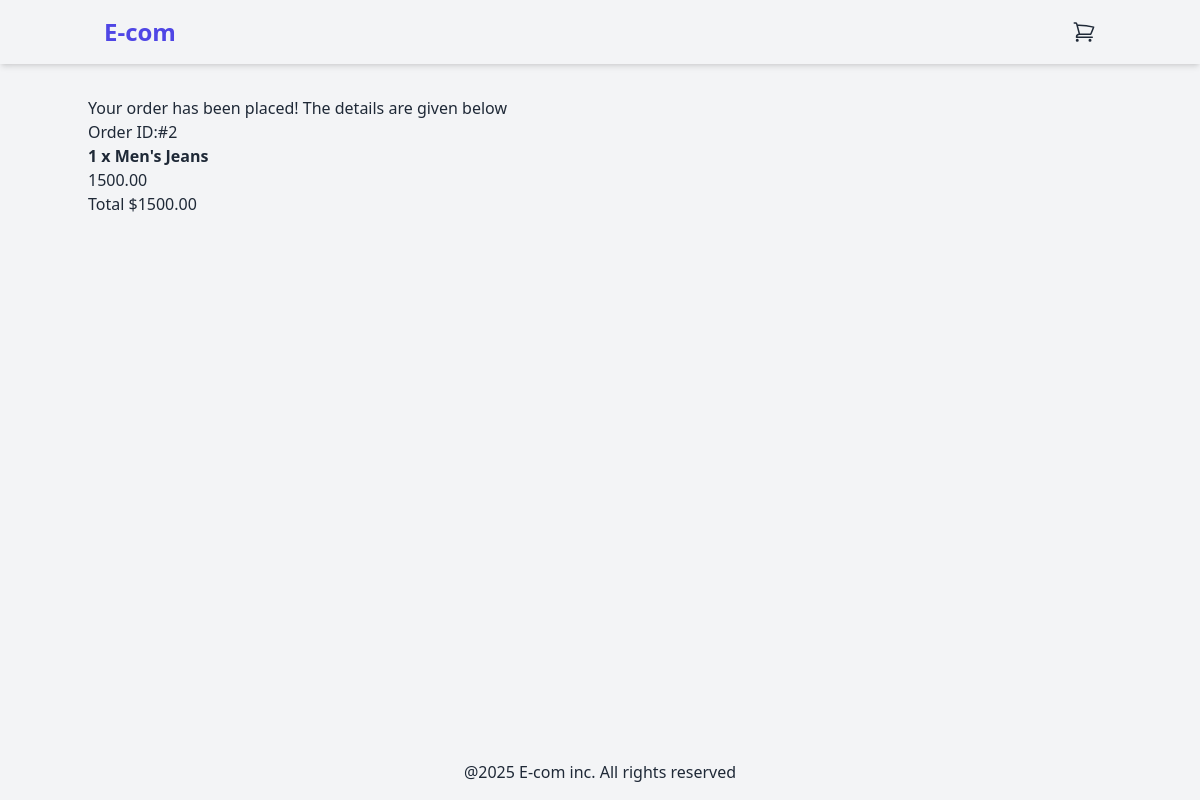
The page /orders/confirmation/2/ on the database its author committed.
### orders/models.py (models this page shows, shortened)
class Order(models.Model):
    full_name = models.CharField(max_length=250)
    email = models.EmailField()
    address = models.CharField(max_length=250)
    created_at = models.DateTimeField(auto_now_add=True)
    updated_at = models.DateTimeField(auto_now=True)
    paid = models.BooleanField(default=False)
    transaction_uuid = models.UUIDField(
        default=uuid.uuid4,
        unique=True,
        editable=False,
    )
    esewa_reference_id = models.CharField(
        max_length=100,
        blank=True,
    )
    def get_total_cost(self):
        return sum(item.get_cost() for item in self.items.all())

class OrderItem(models.Model):
    order = models.ForeignKey(Order, related_name="items", on_delete=models.CASCADE)
    product = models.ForeignKey(Product, related_name="order_items", on_delete=models.CASCADE)
    price = models.DecimalField(max_digits=10, decimal_places=2)
    quantity = models.PositiveBigIntegerField(default=1)
    def get_cost(self):
        return self.price * self.quantity

### products/models.py (models this page shows, shortened)
class Product(models.Model):
    categories= models.ForeignKey(Category, related_name='products', on_delete=models.CASCADE)
    name = models.CharField(max_length=250)
    slug = models.SlugField(max_length=250)
    description = models.TextField(blank=True)
    price = models.DecimalField(max_digits=10, decimal_places=2)
    available = models.BooleanField(default=True)
    created = models.DateTimeField(auto_now_add=True)
    updated = models.DateTimeField(auto_now = True)
    image = models.ImageField(upload_to= 'products', blank=True)

### orders/views.py (the view)
def order_confirmation(request, order_id):
    order = get_object_or_404(Order, id=order_id)
    return render(
        request,
        "orders/order_confirmation.html",
        {"order": order},
    )

### orders/templates/orders/order_confirmation.html (shortened to what this page needs)
{%extends 'base.html' %}
{%block content%}
<h2>Your order has been placed! The details are given below</h2>
<h3>Order ID:#{{order.id}}</h3>
<ul>
{%for item in order.items.all%}
<li>
    <strong>{{item.quantity}} x {{item.product.name}}</strong>
    <br>
    <span>{{item.price}}</span>
</li>
{%endfor%}
</ul>
<p>Total ${{order.get_total_cost}}</p>
{%endblock%}

### rows shown on the page
Order: id "2", get_total_cost "1500.00"
OrderItem: quantity "1", product.name "Men's Jeans", price "1500.00"
